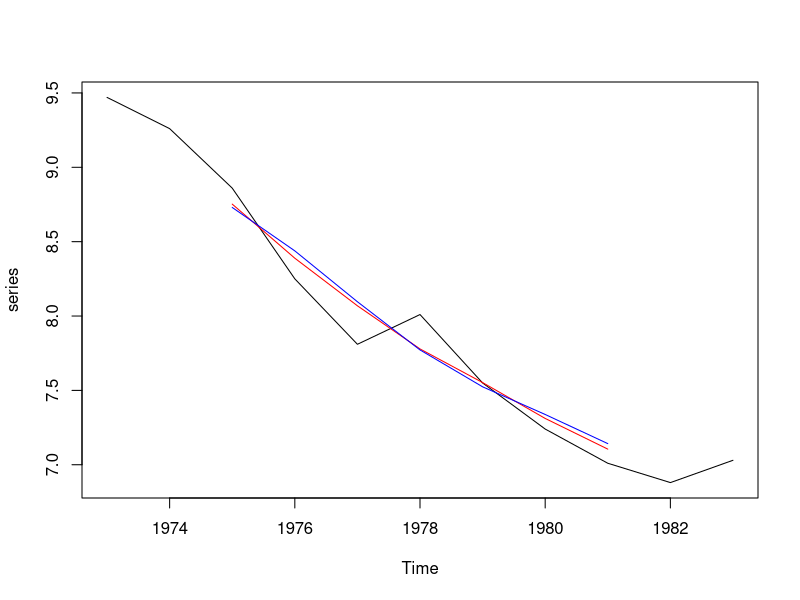
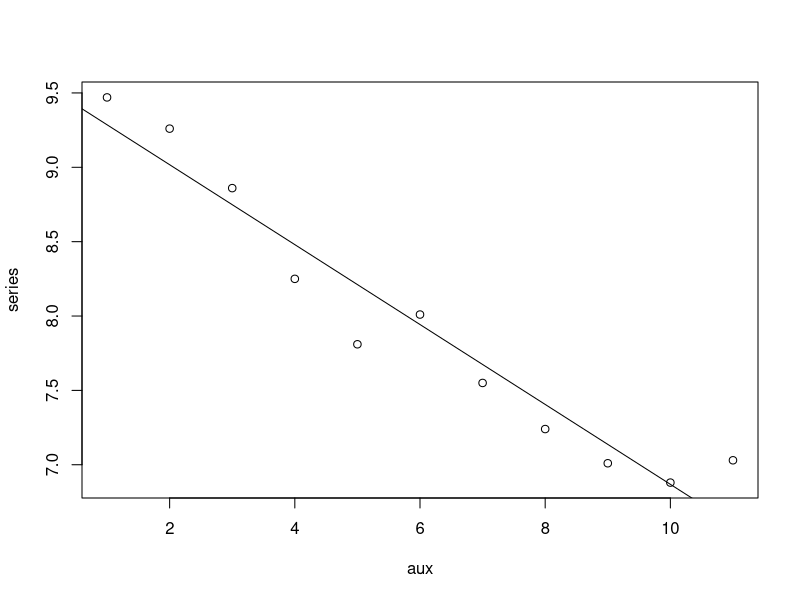
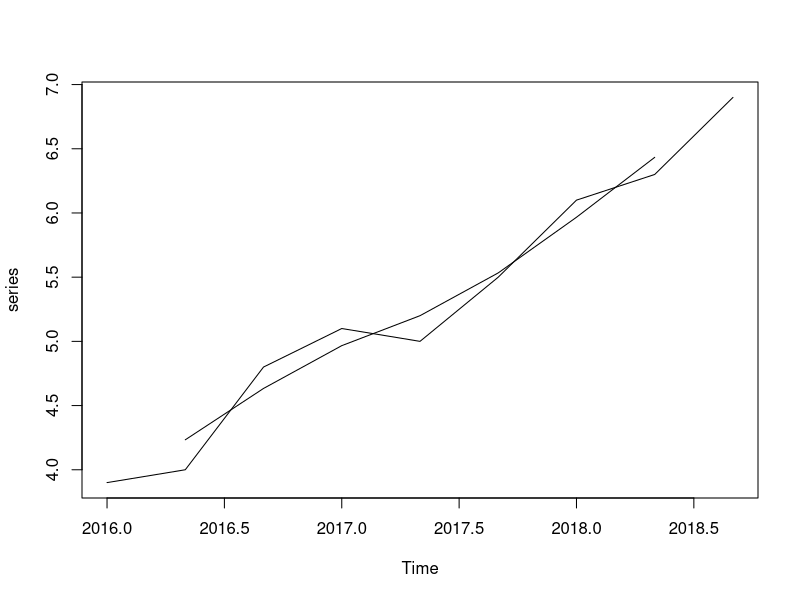
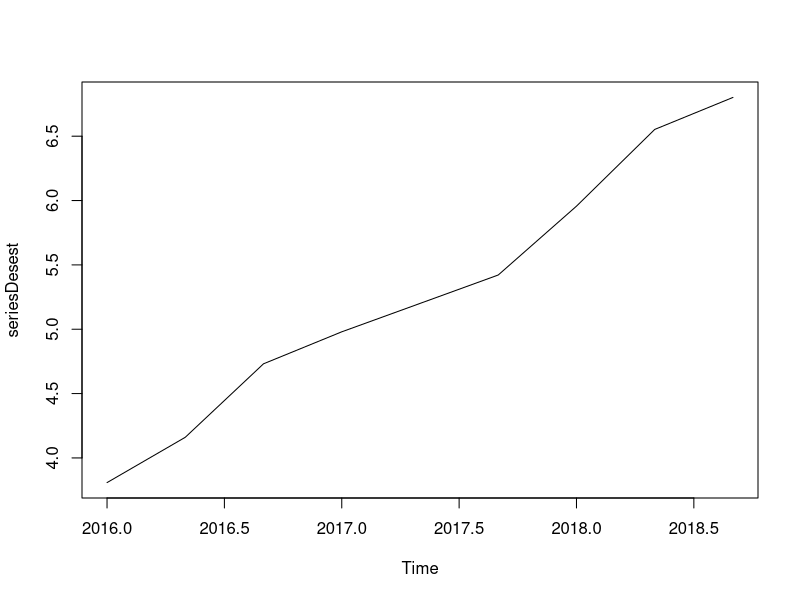
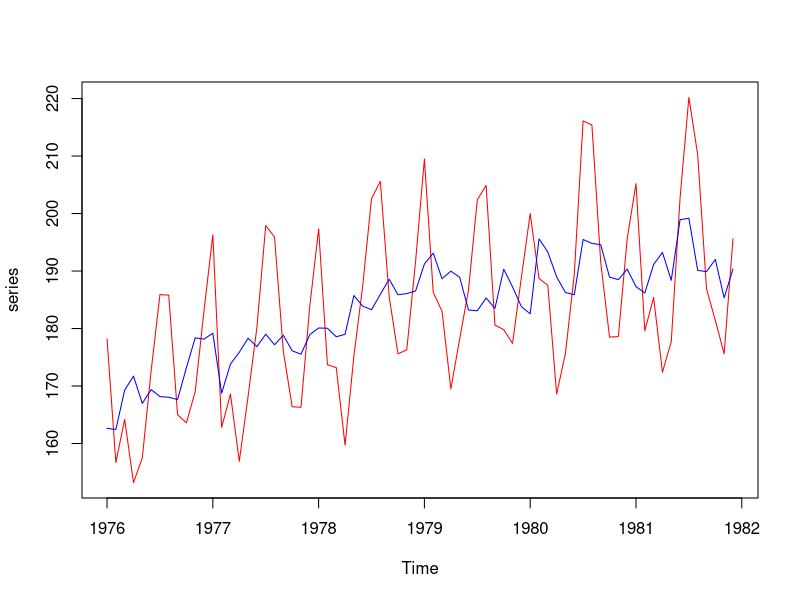

Reproduce these figures in R, in order.
library(tidyverse)

###############
# Ejercicio 1 #
###############

series <- ts(c(9.47, 9.26, 8.86, 8.25, 7.81, 8.01, 7.55, 7.24, 7.01, 6.88, 7.03), start=c(1973, 1), frequency = 1)

#Apartado a
tend4 <- stats::filter(series, c(0.5, 1, 1, 1, 0.5) / 4)
tend4
tend5 <- stats::filter(series, c(1, 1, 1, 1, 1)/5)
plot(series)
lines(tend4, col='red')
lines(tend5, col='blue')

#Apartado b
aux <- 1:11
mod <- lm(series ~ aux)
plot(aux, series)
abline(mod)

###############
# Ejercicio 3 #
###############

series <- ts(c(3.9, 4, 4.8, 5.1, 5, 5.5, 6.1, 6.3, 6.9), start = c(2016, 1), frequency = 3)
tend <- stats::filter(series, c(1, 1, 1)/3)
plot(series)
lines(tend)

est_ale <- series/tend
estInd <- colMeans(matrix(est_ale, ncol = 3, byrow = T), na.rm = T)
estNormalized = estInd/mean(estInd)
estTS = ts(rep(estNormalized, 3), start = c(2016,1), frequency = 3)
ale = series/estTS

seriesDesest = series/estTS
plot(seriesDesest)

#Metodo rapido
dc <- decompose(series, type='mul')
series / dc$seasonal

###############
# Ejercicio 4 #
###############

dat <- c(178.2, 156.7, 164.2, 153.2, 157.5, 172.6, 185.9, 185.8, 165, 163.6, 169, 183.1,
         196.3, 162.8, 168.6, 156.9, 168.2, 180.2, 197.9, 195.9, 176, 166.4, 166.3, 183.9,
         197.3, 173.7, 173.2, 159.7, 175.2, 187.4, 202.6, 205.6, 185.6, 175.6, 176.3, 191.7,
         209.5, 186.3, 183, 169.5, 178.2, 186.7, 202.4, 204.9, 180.6, 179.8, 177.4, 188.9,
         200, 188.7, 187.5, 168.6, 175.7, 189.4, 216.1, 215.4, 191.5, 178.5, 178.6, 195.6,
         205.2, 179.6, 185.4, 172.4, 177.7, 202.7, 220.2, 210.2, 186.9, 181.4, 175.6, 195.6)
series <- ts(dat, start = c(1976, 1), frequency = 12)

#Apartado a
tend <- stats::filter(series, c(0.5, 1, 1, 1, 1, 1, 1, 1, 1, 1, 1, 1, 0.5)/12)
est_ale <- series/tend
est <- colMeans(matrix(est_ale, ncol = 12, byrow = T), na.rm = T)
estNormalized <- est / mean(est)

#Apartado b
seriesDesest <- series / estNormalized

#Apartado c
plot(series, col='red')
lines(seriesDesest, col='blue')

#Apartado d
aux <- seq_along(series)
mod <- lm(seriesDesest~aux)
tendReal <- ts(predict.lm(mod), start = c(1976, 1), frequency = 12)
decompose(series, type = 'mul')

#Apartado e
ale <- est_ale/estNormalized
ciclic <- tend/tendReal
ciclic
